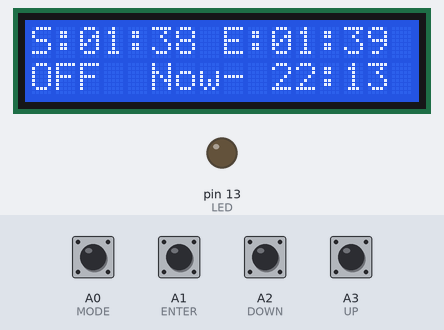
Recording of a sketch running on a simulated Arduino Uno, built with avr-gcc and run on an emulated ATmega328P. Parts: 16×2 character LCD, output pins drawn as LEDs (lit = HIGH). Inputs (shaded band) come from the test bench; at power-on: A0 (MODE), A1 (ENTER), A2 (DOWN), A3 (UP) HIGH. The local clock reads 2024-03-15 10:24:30 at power-on unless the sketch sets it.

Above: at 1.2 s.
1.3 s: A0 (MODE) pulled LOW for 1 s
At 2.9 s:
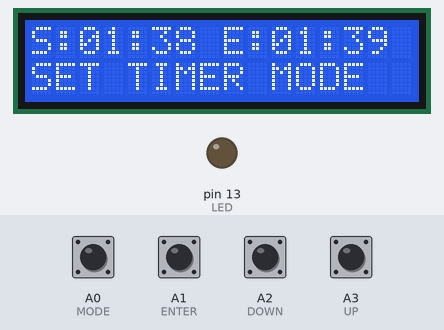
3.8 s: A2 (DOWN) pulled LOW for 0.25 s
At 5.0 s:
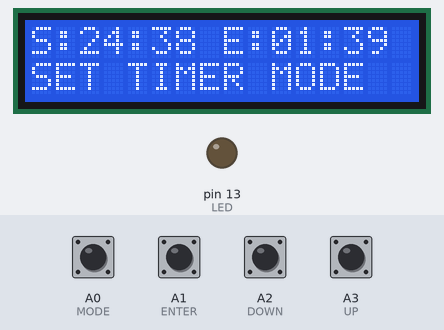
5.7 s: A3 (UP) pulled LOW for 1 s
At 7.9 s:
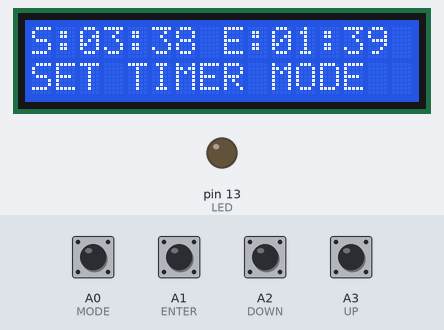
8.2 s: A0 (MODE) pulled LOW for 0.25 s
At 9.3 s:
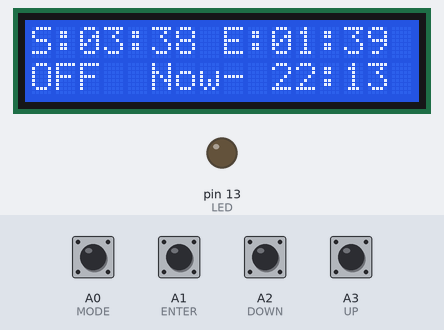
Timing chart, 0 to 11.2 s (numbered marks = the images above; inputs shaded):
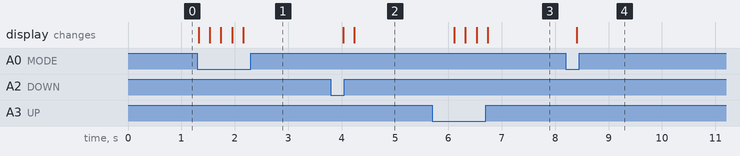

The sketch:

Industrial_Timer_Code.ino
```cpp
#include <RTClib.h>
#include <LiquidCrystal.h>

#define LED 13
#define MODE A0
#define ENTER A1
#define DOWN A2
#define UP A3

LiquidCrystal lcd(12, 11, 5, 4, 3, 2);


RTC_DS1307 RTC;
int HOUR, MINUT, SECOND;
int tim_pos=0;
bool mode = 0,alert=0;
int UP_button,DOWN_button,ENTER_button,MODE_button;
int STHOUR=1,STMIN=38,SPHOUR=1,SPMIN=39;


void setup() {
  pinMode(UP,INPUT_PULLUP);
  pinMode(DOWN,INPUT_PULLUP);
  pinMode(ENTER,INPUT_PULLUP);
  pinMode(MODE,INPUT_PULLUP);
  pinMode(13,OUTPUT);
  Serial.begin(9600);
  lcd.begin(16,2);
  RTC.begin();
  RTC.adjust(DateTime(__DATE__, __TIME__));
  //RTC.adjust(DateTime(2022, 02, 17, 05, 51, 45));
  if (!RTC.isrunning())
  {
    //RTC.adjust(DateTime(__DATE__, __TIME__));

  }

}


void loop() {


  UP_button = digitalRead(UP);

  DOWN_button = digitalRead(DOWN);

  ENTER_button = digitalRead(ENTER);

  MODE_button = digitalRead(MODE);

  if(!MODE_button) mode=!mode;


  DateTime now = RTC.now();
  HOUR = now.hour();
  MINUT = now.minute();
  SECOND = now.second();

  if(mode==0){   // Mode 0  =  ALARM MODE
    lcd.clear();

    lcd.setCursor(0,0); // 1st Line 1st Position
    lcd.print("S:");
    if(STHOUR/10==0) lcd.print("0");
    lcd.print(STHOUR);
    lcd.print(":");
    if(STMIN/10==0) lcd.print("0");
    lcd.print(STMIN);
    lcd.print(" ");
    lcd.print("E:");
    if(SPHOUR/10==0) lcd.print("0");
    lcd.print(SPHOUR);
    lcd.print(":");
    if(SPMIN/10==0) lcd.print("0");
    lcd.print(SPMIN);


    lcd.setCursor(0,1); // 2st Line 1st Position
    if(alert) lcd.print("ON");
    else lcd.print("OFF");
    lcd.print("  ");
    lcd.print("Now- ");
    if(HOUR/10==0) lcd.print("0");
    lcd.print(HOUR);
    lcd.print(":");
    if(MINUT/10==0) lcd.print("0");
    lcd.print(MINUT);


    if (STHOUR == HOUR && STMIN == MINUT) {
      digitalWrite(LED,HIGH);
      alert = true;
    }
    if (SPHOUR == HOUR && SPMIN == MINUT)  {
      digitalWrite(LED,LOW);
      alert = false;
    }

    delay(200);
  }

  if(mode==1){ // MODE 1 FOR TIMER SET

   lcd.clear();

    lcd.setCursor(0,0); // 1st Line 1st Position
    lcd.print("S:");
    if(STHOUR/10==0) lcd.print("0");
    lcd.print(STHOUR);
    lcd.print(":");
    if(STMIN/10==0) lcd.print("0");
    lcd.print(STMIN);
    lcd.print(" ");
    lcd.print("E:");
    if(SPHOUR/10==0) lcd.print("0");
    lcd.print(SPHOUR);
    lcd.print(":");
    if(SPMIN/10==0) lcd.print("0");
    lcd.print(SPMIN);


    lcd.setCursor(0,1); // 2st Line 1st Position
    lcd.print("SET TIMER MODE");
    UP_button = digitalRead(UP);
    DOWN_button = digitalRead(DOWN);
    ENTER_button = digitalRead(ENTER);


    if(!UP_button){
      switch (tim_pos){
        case 0:
          STHOUR++;
          if(STHOUR==25) STHOUR=0;
        break;
        case 1:
          STMIN++;
          if(STMIN==60) STMIN=0;
        break;
        case 2:
          SPHOUR++;
          if(SPHOUR==25) SPHOUR=0;
        break;
        case 3:
          SPMIN++;
          if(SPMIN==60) SPMIN=0;
        break;
      }
    }
    if(!DOWN_button){
      switch (tim_pos){
        case 0:
          STHOUR--;
          if(STHOUR==-1) STHOUR=24;
        break;
        case 1:
          STMIN--;
          if(STMIN==-1) STMIN=59;
        break;
        case 2:
          SPHOUR--;
          if(SPHOUR==-1) SPHOUR=24;
        break;
        case 3:
          SPMIN--;
          if(SPMIN==-1) SPMIN=59;
        break;
      }
    }


    if(!ENTER_button){
      if(tim_pos == 3) tim_pos = 0;
      else tim_pos++;
    }
    delay(200);
  }


}
```

Measured:
- after the input at 1.3 s, the display: changes at once (image 1)
- after the input at 3.8 s, the display: first changes after 0.23 s (image 2 shows a later state)
- after the input at 5.7 s, the display: first changes after 0.41 s (image 3 shows a later state)
- after the input at 8.2 s, the display: changes after 0.20 s (image 4)
